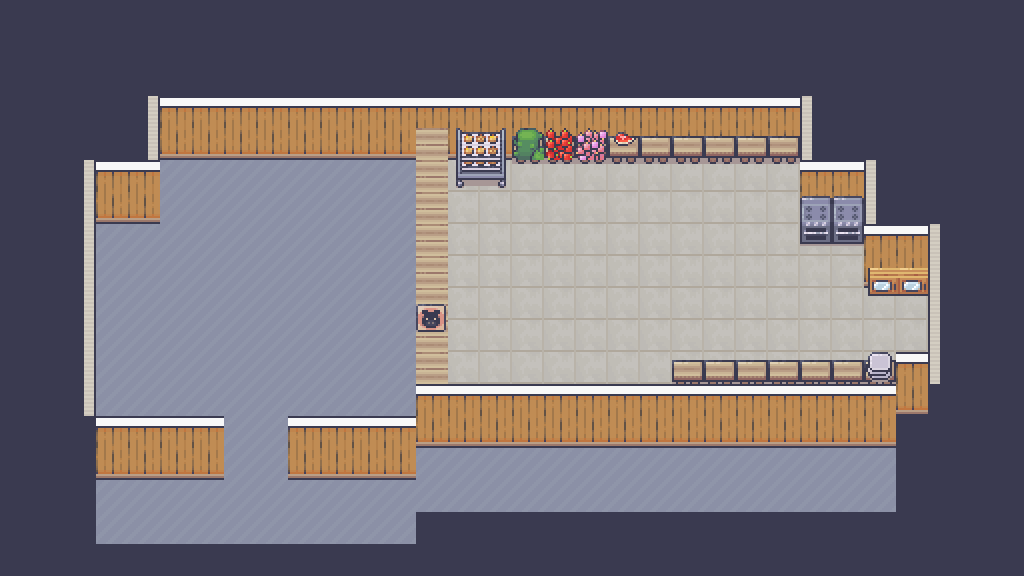

This is a level from a 2D game, rendered from its Tiled map with the project's own tilesets. A one-line summary and the map file follow, with tile-layer data summarised:
An orthogonal 32x18 tile map with 32x32 px tiles, 5 tile layers (background, floor, wallz, counters, ...), 3 tilesets.

<map version="1.9" tiledversion="1.9.2" orientation="orthogonal" renderorder="right-down" width="32" height="18" tilewidth="32" tileheight="32" infinite="0" nextlayerid="7" nextobjectid="1">
 <tileset firstgid="1" source="Room_Builder_32x32.tsx" />
 <tileset firstgid="8285" source="12_Kitchen_32x32.tsx" />
 <tileset firstgid="9069" source="16_Grocery_store_32x32.tsx" />
 <layer id="1" name="background" width="32" height="18">
  <data>[576 cells, 576 non-empty, 2 distinct tile ids]</data>
 </layer>
 <layer id="4" name="floor" width="32" height="18">
  <data>[576 cells, 99 non-empty, 1 distinct tile ids]</data>
 </layer>
 <layer id="2" name="wallz" width="32" height="18">
  <data>[576 cells, 119 non-empty, 3 distinct tile ids]</data>
 </layer>
 <layer id="5" name="counters" width="32" height="18">
  <data>[576 cells, 41 non-empty, 9 distinct tile ids]</data>
 </layer>
 <layer id="6" name="pantryIn" width="32" height="18">
  <data>[576 cells, 11 non-empty, 11 distinct tile ids]</data>
 </layer>
</map>
